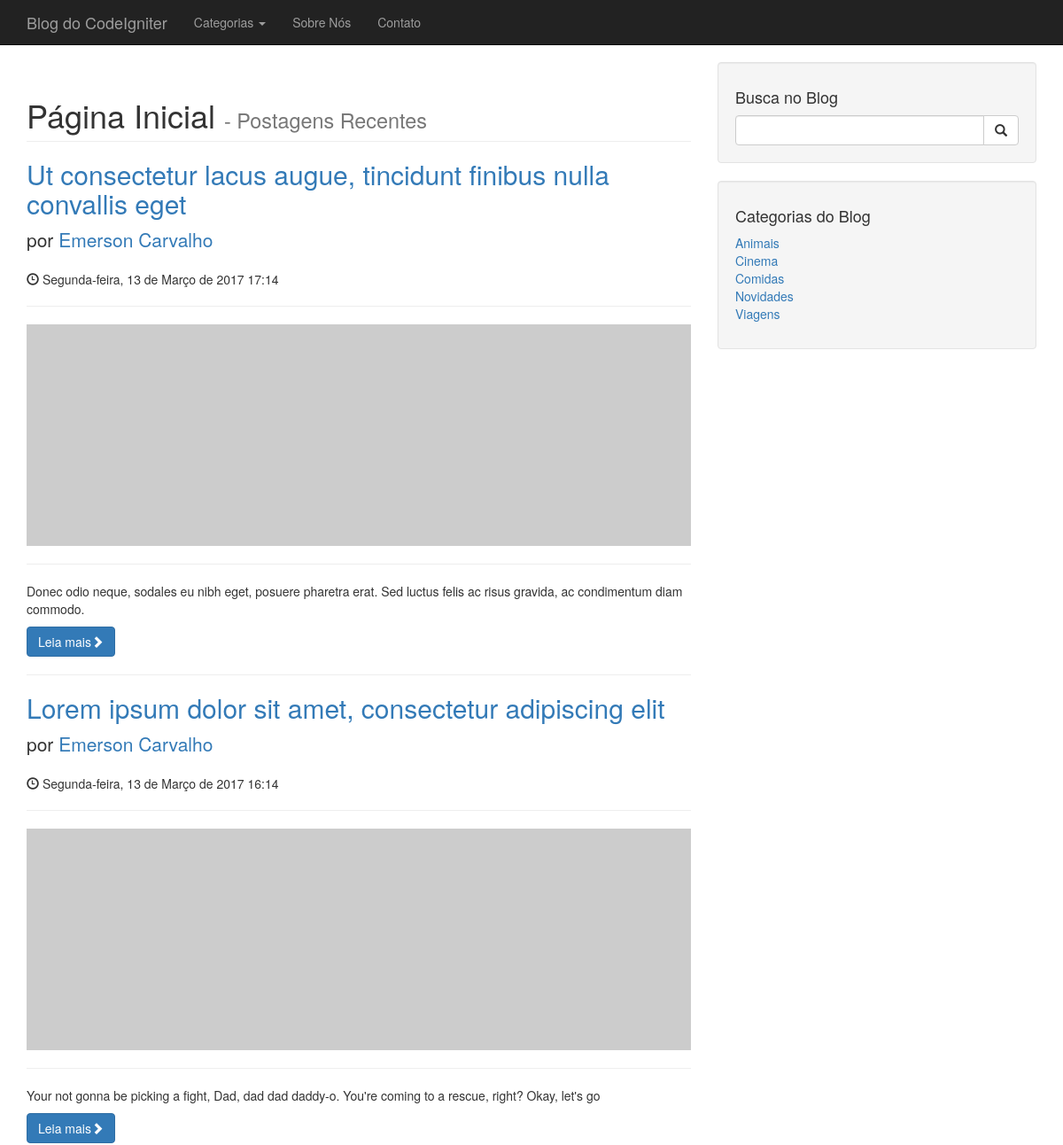
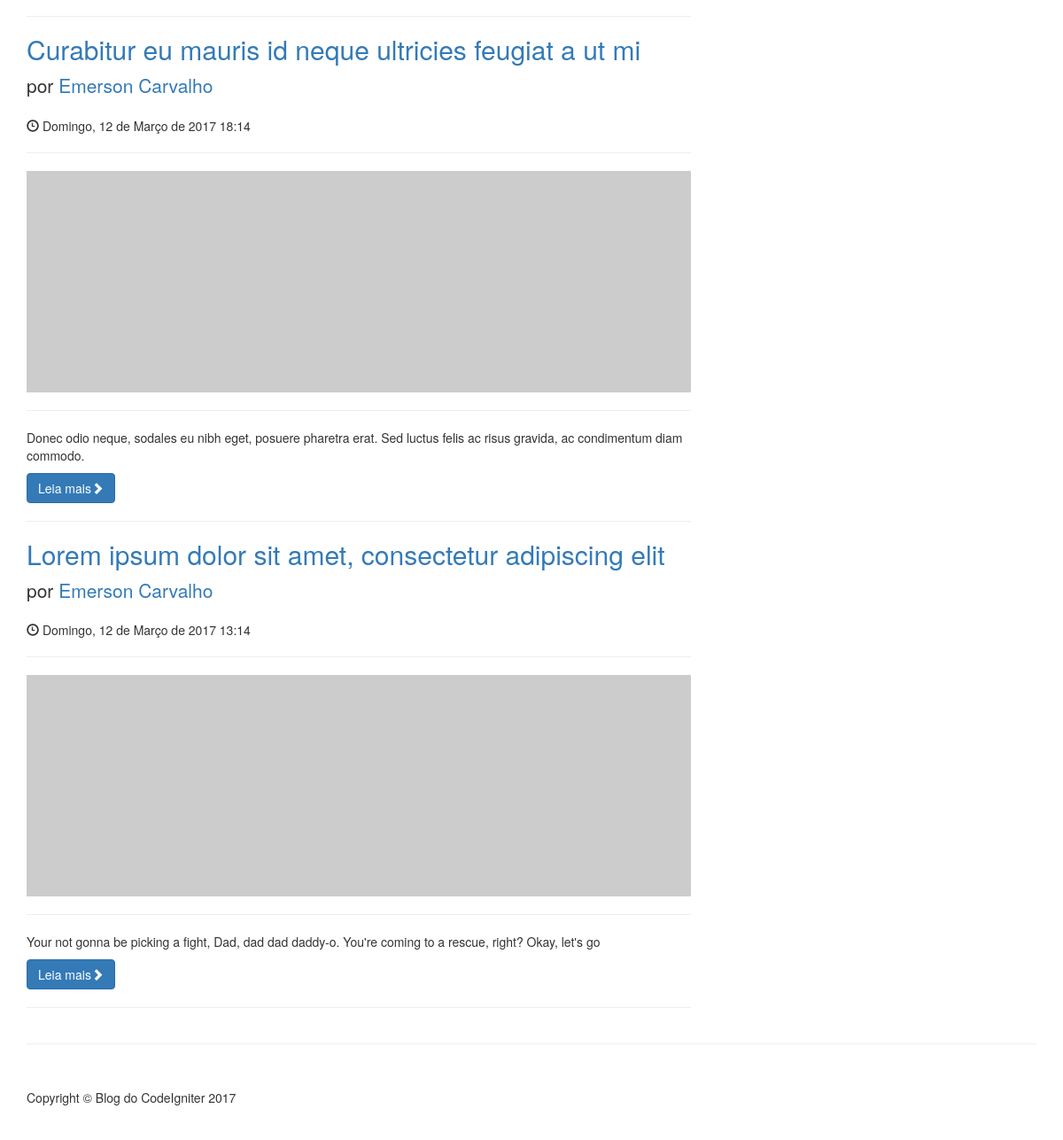
The page / on the database its author committed (2 pictures, top to bottom).
### tables this page shows
CREATE TABLE IF NOT EXISTS `postagens` (
  `id` int(11) NOT NULL AUTO_INCREMENT,
  `categoria` int(11) NOT NULL,
  `titulo` varchar(150) NOT NULL,
  `subtitulo` varchar(150) NOT NULL,
  `conteudo` longtext NOT NULL,
  `data` datetime NOT NULL,
  `img` longtext NOT NULL,
  `user` int(11) NOT NULL,
  PRIMARY KEY (`id`)
);

CREATE TABLE IF NOT EXISTS `usuario` (
  `id` int(11) NOT NULL AUTO_INCREMENT,
  `nome` varchar(200) DEFAULT NULL,
  `email` varchar(200) DEFAULT NULL,
  `img` longtext DEFAULT NULL,
  `historico` longtext DEFAULT NULL,
  `user` varchar(50) DEFAULT NULL,
  `senha` longtext DEFAULT NULL,
  PRIMARY KEY (`id`)
);

CREATE TABLE IF NOT EXISTS `categoria` (
  `id` int(11) NOT NULL AUTO_INCREMENT,
  `titulo` varchar(100) DEFAULT NULL,
  PRIMARY KEY (`id`)
);

### application/controllers/Home.php (called while the page is built, shortened)
<?php
class Home extends CI_Controller {
	public function __construct()
    {
		$this->load->model('categorias_model','modelcategorias');
		$this->categorias=$this->modelcategorias->listar_categorias();
    }
     public function index()
	{
		$dados['categorias']=$this->categorias;
		$this->load->model('publicacoes_model','modelpublicacoes');
		$dados['postagens']=$this->modelpublicacoes->destaques_home();
		$dados['titulo']='Página Inicial';
		$dados['subtitulo']='Postagens Recentes';
		$this->load->view('frontend/template/html-header',$dados);
        $this->load->view('frontend/template/header');
        $this->load->view('frontend/home');
		$this->load->view('frontend/template/aside');
        $this->load->view('frontend/template/footer');
        $this->load->view('frontend/template/html-footer');
	}
}

### index.php (called while the page is built, shortened)
<?php
require_once BASEPATH.'core/CodeIgniter.php';

### application/models/Publicacoes_model.php (called while the page is built, shortened)
<?php
class Publicacoes_model extends CI_Model {
    public function destaques_home()
    {
        $this->db->select('usuario.id as idautor, usuario.nome, postagens.id, postagens.titulo, postagens.subtitulo, postagens.user, postagens.data, postagens.img');
        $this->db->from('postagens');
        $this->db->join('usuario','usuario.id=postagens.user');
        $this->db->limit(4);
        $this->db->order_by('postagens.data','DESC');
        $retorno = $this->db->get()->result();
        return $retorno;
    }
}

### application/helpers/funcoes_helper.php (called while the page is built, shortened)
<?php
function limpar($string){
	$table = array(
        '/'=>'', '('=>'', ')'=>'',
    );
    $string = strtr($string, $table);
	$string= preg_replace('/[,.;:`´^~\'"]/', '', iconv('UTF-8','ASCII//TRANSLIT',$string));
	$string= strtolower($string);
	$string= str_replace(" ", "-", $string);
	$string= str_replace("---", "-", $string);
	return $string;
}
function postadoem($string){
    $dia_sem= date('w', strtotime($string));
    if($dia_sem == 0){
    $semana = "Domingo";
    }elseif($dia_sem == 1){
    $semana = "Segunda-feira";
    }elseif($dia_sem == 2){
    $semana = "Terça-feira";
    }elseif($dia_sem == 3){
    $semana = "Quarta-feira";
    }elseif($dia_sem == 4){
    $semana = "Quinta-feira";
    }elseif($dia_sem == 5){
    $semana = "Sexta-feira";
    }else{
    $semana = "Sábado";
    }
 	$dia= date('d', strtotime($string));
	$mes_num = date('m', strtotime($string));
 	if($mes_num == 1){
    $mes= "Janeiro";
    }elseif($mes_num == 2){
    $mes = "Fevereiro";
    }elseif($mes_num == 3){
    $mes = "Março";
    }elseif($mes_num == 4){
    $mes = "Abril";
    }elseif($mes_num == 5){
    $mes = "Maio";
    }elseif($mes_num == 6){
    $mes = "Junho";
    }elseif($mes_num == 7){
    $mes = "Julho";
    }elseif($mes_num == 8){
    $mes = "Agosto";
    }elseif($mes_num == 9){
    $mes = "Setembro";
    }elseif($mes_num == 10){
    $mes = "Outubro";
    }elseif($mes_num == 11){
    $mes = "Novembro";
    }else{
    $mes = "Dezembro";
    }
    $ano = date('Y', strtotime($string));
    $hora = date('H:i', strtotime($string));
    return $semana.', '.$dia.' de '.$mes.' de '.$ano.' '.$hora;
}

### application/models/Categorias_model.php (called while the page is built, shortened)
<?php
class Categorias_model extends CI_Model {
    public function listar_categorias()
    {
        $this->db->order_by('titulo','ASC');
        return $this->db->get('categoria')->result();
    }
}

### application/views/frontend/home.php (the view)
 <div class="container">
<div class="row">
    <div class="col-md-8">
        <h1 class="page-header">
            <?php echo $titulo;?>
            <small> - <?php echo $subtitulo;?></small>
        </h1>
        <?php foreach($postagens as $destaque){?>
        <h2>
            <a href="<?php echo base_url('postagem/'.$destaque->id.'/'.limpar($destaque->titulo))?>">
                <?php echo $destaque->titulo;?>
            </a>
        </h2>
        <p class="lead">
            por <a href="<?php echo base_url('autor/'.$destaque->idautor.'/'.limpar($destaque->nome));?>"><?php echo $destaque->nome;?></a>
        </p>
        <p><span class="glyphicon glyphicon-time"></span> <?php echo postadoem($destaque->data);?></p>
        <hr>
        <img class="img-responsive" src="https://via.placeholder.com/900x300" alt="">
        <hr>
        <p>
            <?php echo $destaque->subtitulo;?>
        </p>
        <a href="<?php echo base_url('postagem/'.$destaque->id.'/'.limpar($destaque->titulo))?>" class="btn btn-primary">Leia mais<span class="glyphicon glyphicon-chevron-right"></span></a>
        <hr>
            <?php }?>
    </div>

### application/views/frontend/template/html-header.php (shortened to what this page needs)
<!DOCTYPE html>
<html lang="pt-br">
<head>
    <link href="<?php echo base_url('assets/frontend/css/bootstrap.min.css')?>" rel="stylesheet">
    <link href="<?php echo base_url('assets/frontend/css/blog.css')?>" rel="stylesheet">
    <link href="<?php echo base_url('assets/frontend/css/font-awesome/css/font-awesome.min.css')?>" rel="stylesheet" type="text/css">
</head>
<body>

### application/views/frontend/template/header.php (shortened to what this page needs)
<nav class="navbar navbar-inverse navbar-fixed-top" role="navigation">
    <div class="container">
        <div class="navbar-header">
            <a class="navbar-brand" href="<?php echo base_url()?>">Blog do CodeIgniter</a>
        </div>
        <div class="collapse navbar-collapse" id="bs-example-navbar-collapse-1">
            <ul class="nav navbar-nav">
                <li class="dropdown">
                  <a href="#" class="dropdown-toggle" data-toggle="dropdown" role="button" aria-haspopup="true" aria-expanded="false">Categorias <span class="caret"></span></a>
                </li>
                <li>
                    <a href="<?php echo base_url('sobrenos')?>">Sobre Nós</a>
                </li>
                <li>
                    <a href="#">Contato</a>
                </li>
            </ul>
        </div>
    </div>
</nav>

### application/views/frontend/template/aside.php
 <div class="col-md-4">
<div class="well">
    <h4>Busca no Blog</h4>
    <div class="input-group">
        <input type="text" class="form-control">
        <span class="input-group-btn">
            <button class="btn btn-default" type="button">
                <span class="glyphicon glyphicon-search"></span>
        </button>
        </span>
    </div>
</div>
<div class="well">
    <h4>Categorias do Blog</h4>
    <div class="row">
        <div class="col-lg-12">
            <ul class="list-unstyled">
                <?php foreach($categorias as $categoria){
                ?>
                <li><a href="<?php echo base_url('categoria/'.$categoria->id.'/'.limpar($categoria->titulo));?>"><?php echo $categoria->titulo;?></a>
                </li>
                <?php
                }
                ?>
            </ul>
        </div>
    </div>
</div>
</div>

### application/views/frontend/template/footer.php
</div>
        <hr>
        <footer>
            <div class="row">
                <div class="col-lg-12">
                    <p>Copyright &copy; Blog do CodeIgniter 2017</p>
                </div>
            </div>
        </footer>
    </div>

### application/views/frontend/template/html-footer.php (shortened to what this page needs)
</body>
</html>

### assets/frontend/css/blog.css (style rules this page uses)
body { padding-top: 70px; }
footer { margin: 50px 0; }

### rows shown on the page
postagens: titulo "Ut consectetur lacus augue, tincidunt finibus nulla convallis eget", usuario.nome "Emerson Carvalho", data "Segunda-feira, 13 de Março de 2017 17:14", subtitulo "Donec odio neque, sodales eu nibh eget, posuere pharetra erat. Sed luctus felis ac risus gravida, ac condimentum diam commodo."
postagens: titulo "Lorem ipsum dolor sit amet, consectetur adipiscing elit", usuario.nome "Emerson Carvalho", data "Segunda-feira, 13 de Março de 2017 16:14", subtitulo "Your not gonna be picking a fight, Dad, dad dad daddy-o. You're coming to a rescue, right? Okay, let's go"
postagens: titulo "Curabitur eu mauris id neque ultricies feugiat a ut mi", usuario.nome "Emerson Carvalho", data "Domingo, 12 de Março de 2017 18:14", subtitulo "Donec odio neque, sodales eu nibh eget, posuere pharetra erat. Sed luctus felis ac risus gravida, ac condimentum diam commodo."
postagens: titulo "Lorem ipsum dolor sit amet, consectetur adipiscing elit", usuario.nome "Emerson Carvalho", data "Domingo, 12 de Março de 2017 13:14", subtitulo "Your not gonna be picking a fight, Dad, dad dad daddy-o. You're coming to a rescue, right? Okay, let's go"
categoria: titulo "Animais"
categoria: titulo "Cinema"
categoria: titulo "Comidas"
categoria: titulo "Novidades"
categoria: titulo "Viagens"

### other values the page prints
$titulo "Página Inicial"
$subtitulo "Postagens Recentes"
